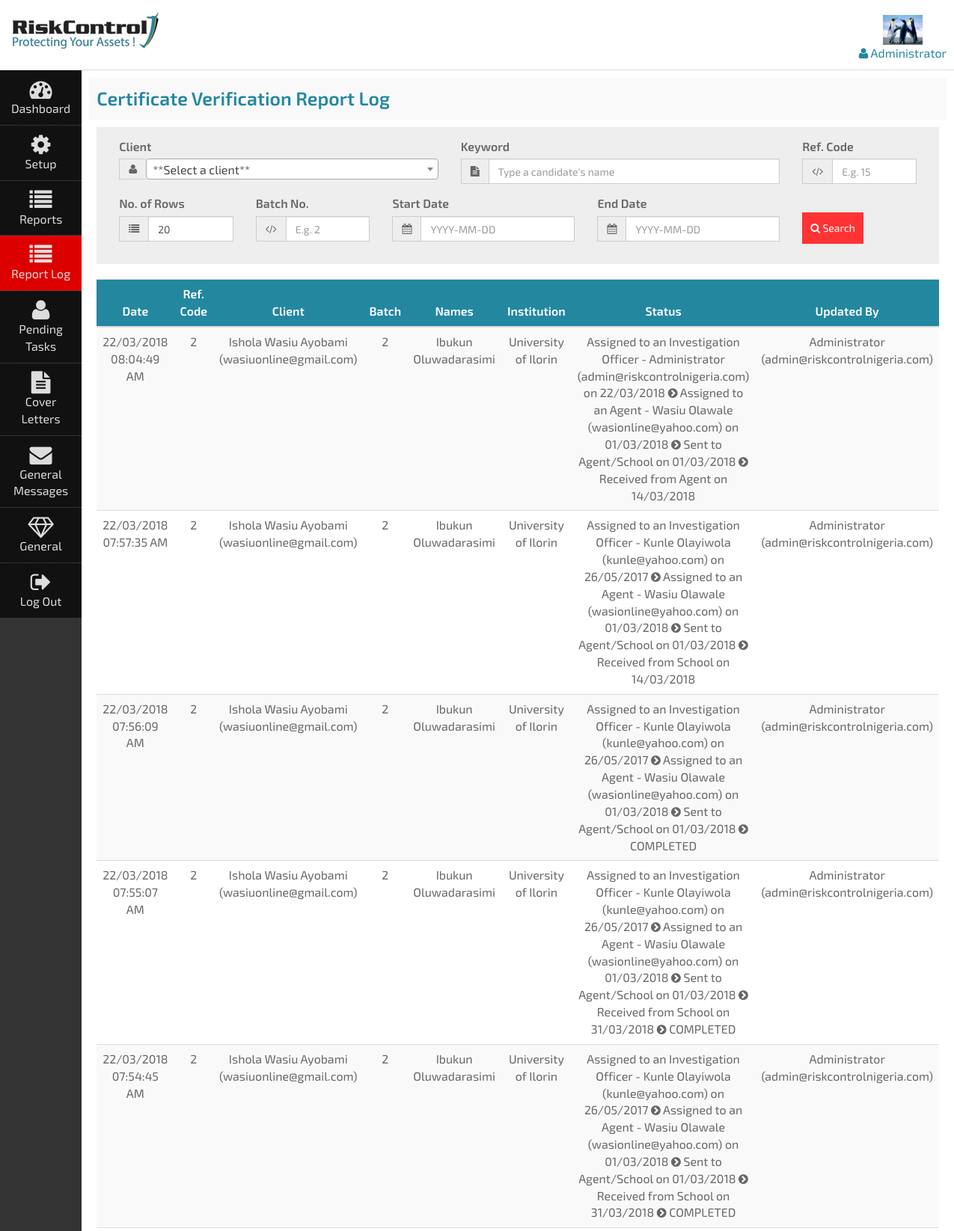
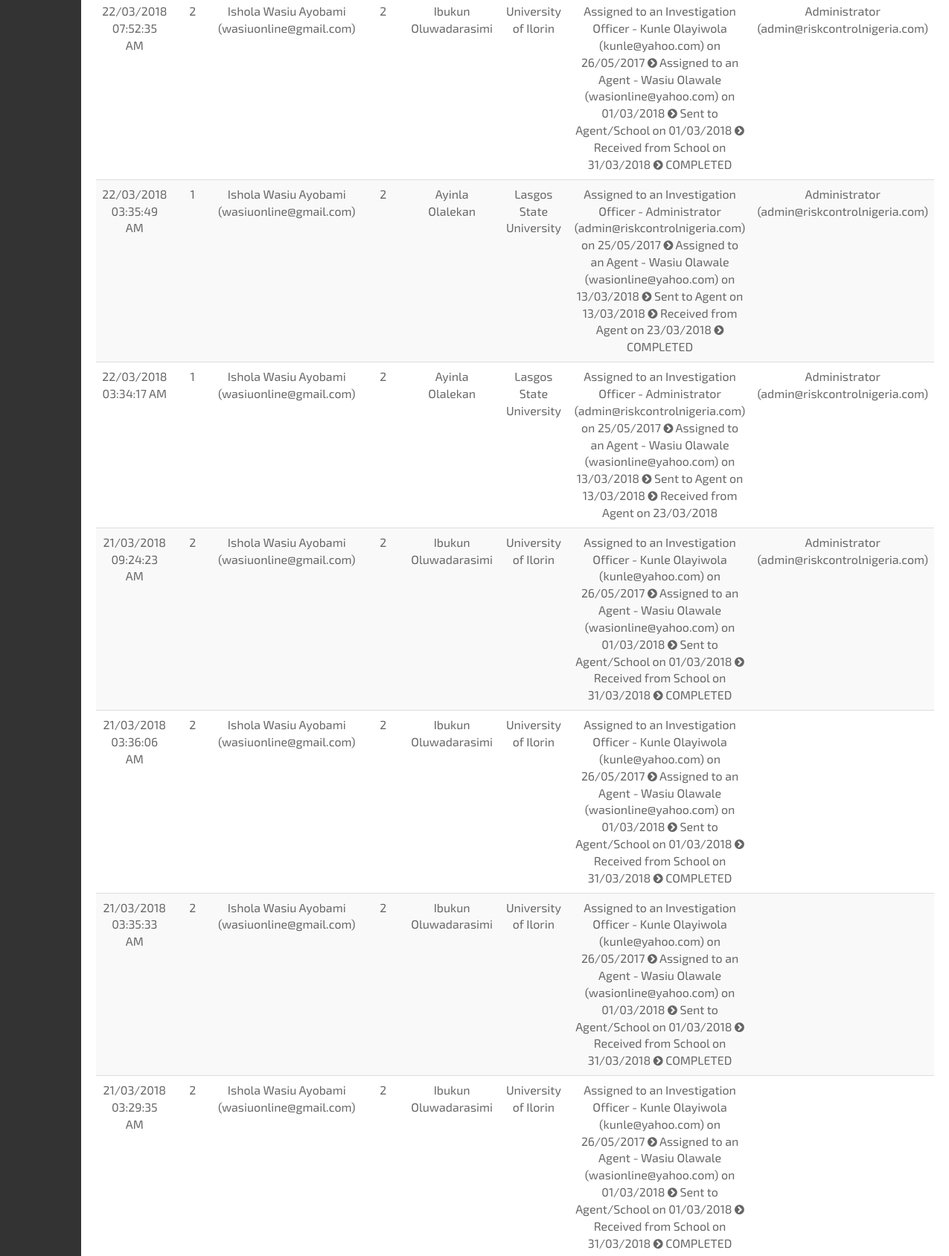
Screenshot of /users/cv-report-log.php (signed in, upper part) with the database file from the repository (2 pictures, top to bottom).
### tables this page shows
CREATE TABLE `reg_users` (
  `id` int(20) UNSIGNED NOT NULL,
  `name` varchar(50) NOT NULL DEFAULT '',
  `username` varchar(50) NOT NULL DEFAULT '',
  `password` varchar(250) NOT NULL DEFAULT '',
  `email` varchar(50) NOT NULL DEFAULT '',
  `designation` varchar(50) NOT NULL DEFAULT '',
  `telephone` varchar(50) NOT NULL DEFAULT '',
  `mobile` varchar(50) NOT NULL DEFAULT '',
  `contact_person` varchar(50) NOT NULL DEFAULT '',
  `staff_id` varchar(50) NOT NULL DEFAULT '',
  `address` varchar(200) NOT NULL DEFAULT '',
  `region` varchar(50) NOT NULL DEFAULT '',
  `city` varchar(50) NOT NULL DEFAULT '',
  `state` varchar(50) NOT NULL DEFAULT '',
  `state_of_origin` varchar(50) NOT NULL DEFAULT '',
  `education` varchar(50) NOT NULL DEFAULT '',
  `confidentiality_agreement` varchar(10) NOT NULL DEFAULT 'No',
  `date_registered` datetime NOT NULL DEFAULT '0000-00-00 00:00:00',
  `registered_by` int(11) UNSIGNED NOT NULL DEFAULT '0',
  `logged_in` tinyint(1) NOT NULL DEFAULT '0',
  `active` tinyint(1) NOT NULL DEFAULT '0',
  `blocked` tinyint(1) NOT NULL DEFAULT '0',
  `date_time` datetime NOT NULL DEFAULT '0000-00-00 00:00:00',
  `last_login` datetime NOT NULL DEFAULT '0000-00-00 00:00:00',
  `last_update` datetime NOT NULL DEFAULT '0000-00-00 00:00:00',
  `role_id` int(11) UNSIGNED NOT NULL DEFAULT '0',
  `admin` tinyint(1) NOT NULL DEFAULT '0',
  `super_admin` tinyint(1) NOT NULL DEFAULT '0',
  `client` tinyint(1) NOT NULL DEFAULT '0',
  `agent` tinyint(1) NOT NULL DEFAULT '0',
  `school` tinyint(1) NOT NULL DEFAULT '0'
);

CREATE TABLE `cv_reports_log` (
  `id` int(50) UNSIGNED NOT NULL,
  `reference_code` int(50) UNSIGNED NOT NULL DEFAULT '0',
  `client` varchar(100) NOT NULL DEFAULT '',
  `names` varchar(100) NOT NULL DEFAULT '',
  `institution` varchar(50) NOT NULL DEFAULT '',
  `batch` int(20) UNSIGNED NOT NULL DEFAULT '0',
  `status` varchar(300) NOT NULL DEFAULT '',
  `updated_by` int(50) UNSIGNED NOT NULL DEFAULT '0',
  `date_time` datetime NOT NULL DEFAULT '0000-00-00 00:00:00'
);

### classes/db-class.php (called while the page is built, shortened)
<?php
    class DB {
        protected $db_name = "FAjayi_bcportal";
        protected $db_user = "bcportal";
        protected $db_pass = "bcportal1()[]{}!";
        protected $db_host = "localhost";
        public $connection = '';
        public function connect() {
            $this->connection = mysqli_connect($this->db_host, $this->db_user, $this->db_pass, $this->db_name);
            mysqli_select_db($this->connection, $this->db_name);
            return true;
        }
      public function query($query="") {
            $result = null;
            if(trim($query) != ''){
                $result = mysqli_query($this->connection, $query);
            }
            return $result;
        }
        public function select($table, $where, $columns ='*', $order='', $limit='') {
            $sql = "SELECT $columns FROM $table $where $order $limit";
            $result = mysqli_query($this->connection, $sql);
            if($result){
                return $result;
            }else{
                return null;
            }
        }
    }
?>

### users/cv-report-log.php (the view, shortened to what this page needs)
<?php if(!isset($_REQUEST["gh"])){ include_once("../includes/admin-header.php");
}else{
include_once("../includes/gen-header.php");
} ?>
<?php
$pn = nr_input("pn");
$search_client = search_option("search_client");
$keyword = search_option("keyword");
$search_reference_code = search_option("search_reference_code");
$no_of_rows = search_option("no_of_rows");
$search_batch = search_option("search_batch");
$search_start_date = search_option("search_start_date");
$search_end_date = search_option("search_end_date");
$where = "WHERE id > '0'";
$where .= (!empty($search_client))?" AND client = '{$search_client}'":"";
$where .= (!empty($keyword))?" AND names LIKE '%{$keyword}%'":"";
$where .= (!empty($search_reference_code))?" AND reference_code = '{$search_reference_code}'":"";
$where .= (!empty($search_batch))?" AND batch = '{$search_batch}'":"";
$where .= (!empty($search_start_date) && !empty($search_end_date))?" AND date_time BETWEEN '{$search_start_date} 00:00:00' AND '{$search_end_date} 23:59:59'":"";
$where .= (!empty($search_start_date) && empty($search_end_date))?" AND date_time >= '{$search_start_date} 00:00:00'":"";
$where .= (empty($search_start_date) && !empty($search_end_date))?" AND date_time <= '{$search_end_date} 23:59:59'":"";
$per_view = 20;
$per_view = (!empty($no_of_rows))?$no_of_rows:$per_view;
?>
<div class="page-title">Certificate Verification Report Log</div>
<form action="<?php echo $admin; ?>cv-report-log" name="search_form" class="general-form" id="form-div" method="post" runat="server" autocomplete="off" enctype="multipart/form-data">
<div class="search-dates">
<div class="col-md-5">
<label for="search_client">Client</label>
<div class="form-group input-group">
<span class="input-group-addon"><i class="fa fa-user" aria-hidden="true"></i></span>
</div>
</div>
<div class="col-md-5">
<label for="keyword">Keyword</label>
<div class="form-group input-group">
<span class="input-group-addon"><i class="fa fa-file-text" aria-hidden="true"></i></span>
<input type="text" name="keyword" id="keyword" class="form-control" placeholder="Type a candidate&#039;s name" value="<?php check_inputted("keyword", $keyword); ?>">
</div>
</div>
<div class="col-md-2">
<label for="search_reference_code">Ref. Code</label>
<div class="form-group input-group">
<span class="input-group-addon"><i class="fa fa-code" aria-hidden="true"></i></span>
<input type="text" name="search_reference_code" id="search_reference_code" class="form-control only-no" placeholder="E.g. 15" value="<?php check_inputted("search_reference_code", $search_reference_code); ?>">
</div>
</div>
<div class="col-md-2">
<label for="no_of_rows">No. of Rows</label>
<div class="form-group input-group">
<span class="input-group-addon"><i class="fa fa-list" aria-hidden="true"></i></span>
<input type="text" name="no_of_rows" id="no_of_rows" class="form-control only-no" placeholder="E.g. 10" value="<?php check_inputted("no_of_rows", $per_view); ?>">
</div>
</div>
<div class="col-md-2">
<label for="search_batch">Batch No.</label>
<div class="form-group input-group">
<span class="input-group-addon"><i class="fa fa-code" aria-hidden="true"></i></span>
<input type="text" name="search_batch" id="search_batch" class="form-control only-no" placeholder="E.g. 2" value="<?php check_inputted("search_batch", $search_batch); ?>">
</div>
</div>
<div class="col-md-3">
<label for="search_start_date">Start Date</label>
<div class="form-group input-group">
<span class="input-group-addon"><i class="fa fa-calendar" aria-hidden="true"></i></span>
<input type="text" name="search_start_date" id="search_start_date" class="form-control gen-date" placeholder="YYYY-MM-DD" value="<?php check_inputted("search_start_date", $search_start_date); ?>">
</div>
</div>
<div class="col-md-3">
<label for="search_end_date">End Date</label>
<div class="form-group input-group">
<span class="input-group-addon"><i class="fa fa-calendar" aria-hidden="true"></i></span>
<input type="text" name="search_end_date" id="search_end_date" class="form-control gen-date" placeholder="YYYY-MM-DD" value="<?php check_inputted("search_end_date", $search_end_date); ?>">
</div>
</div>
<div class="col-md-2">
<br />
<button type="submit" class="btn gen-btn"><i class="fa fa-search"></i> Search</button>
</div>
</div>
</form>
<?php
$offset = ($per_view * $pn) - $per_view;
$result = $db->select("cv_reports_log", "$where", "*", "ORDER BY id DESC", "LIMIT {$offset},{$per_view}");
if(count_rows($result) > 0){
?>
<form style="overflow-x:auto;">
<table class="table table-striped table-hover">
<thead>
<tr class="gen-title">
<th>Date</th>
<th>Ref. Code</th>
<th>Client</th>
<th style="width:50px;">Batch</th>
<th>Names</th>
<th>Institution</th>
<th>Status</th>
<th>Updated By</th>
</tr>
</thead>
<tbody>
<?php
while($row = fetch_data($result)){
$reference_code = $row["reference_code"];
$client = $row["client"];
$client_name = in_table("name","reg_users","WHERE id = '{$client}'","name");
$client_email = in_table("email","reg_users","WHERE id = '{$client}'","email");
$names = $row["names"];
$institution = $row["institution"];
$batch = $row["batch"];
$status = $row["status"];
$updated_by = $row["updated_by"];
$updated_by_name = in_table("name","reg_users","WHERE id = '{$updated_by}'","name");
$updated_by_email = in_table("email","reg_users","WHERE id = '{$updated_by}'","email");
$updated_by = (!empty($updated_by))?"{$updated_by_name}<br>({$updated_by_email})":"";
$update_date = min_full_date($row["date_time"]);
?>
<tr>
<td><?php echo $update_date; ?></td>
<td style="width:30px;"><?php echo formatQty($reference_code); ?></td>
<td><?php echo "{$client_name}<br>({$client_email})"; ?></td>
<td><?php echo formatQty($batch); ?></td>
<td><?php echo $names; ?></td>
<td><?php echo $institution; ?></td>
<td><?php
$status = substr($status,0,-1);
$status = str_replace(","," <i class=\"fa fa-chevron-circle-right\" style=\"font-size:15px\"></i> ",$status);
echo $status;
?></td>
<td><?php echo $updated_by; ?></td>
</tr>
<?php
}
?>
</tbody>
</table>
</form>
<?php
}else{
echo "<div class='not-success'>No Background Checks report log found at the moment.</div>";
}
?>
<?php if(!isset($_REQUEST["gh"])){ ?>
</div>
</div>
</div>
<?php require_once("../includes/portal-footer.php"); } ?>

### includes/admin-header.php (shortened to what this page needs)
<?php
require_once("../classes/db-class.php");
require_once("functions.php");
?>
<!DOCTYPE html>
<html lang="en">
<head>
<link rel="stylesheet" href="css/bootstrap.css">
<link rel="stylesheet" href="css/font-awesome.css">
<link rel="stylesheet" href="css/portal.css">
<link rel="stylesheet" href="css/jquery-ui.css">
<link rel="stylesheet" href="css/select2.min.css">
</head>
<body>
<div class="header-wrapper" id="bodyDiv">
<div class="header">
<a href="<?php directory(); ?>" class="float-left logo-link"><img src="images/risk-control-logo.jpg"></a>
<span>
<?php
$file_array = glob("../images/users/{$id}pic*.*");
$file_name = ($file_array)?"images/" . $file_array[0]:"images/post.jpg";
?><a href="<?php echo $admin; ?>profile"><img src="<?php echo $file_name; ?>" ><br>
<i class="fa fa-user" aria-hidden="true"></i> <?php echo $user_name; ?></a>
</span>
</div>
</div>
<div class="portal-wrapper">
<div class="portal-nav portal-content">
<a href="<?php echo $admin; ?>" class="main-menu <?php echo current_page("index"); ?>"><i class="fa fa-dashboard" aria-hidden="true"></i> Dashboard</a>
<?php
if($is_admin == 1){
if(check_admin("manage_admin_users") == 1 || check_admin("admin_analysis") == 1 || check_admin("manage_clients") == 1 || check_admin("bulk_client_upload") == 1 || check_admin("manage_agents") == 1 || check_admin("manage_bc_verification_types") == 1 || check_admin("manage_bc_education_types") == 1 || check_admin("manage_status_types") == 1 || check_admin("manage_recommendation_types") == 1 || check_admin("role_management") == 1){
?>
<a id="setup-menu" class="main-menu <?php echo (!empty(current_page("manage-admin-users")) || !empty(current_page("admin-analysis")) || !empty(current_page("manage-clients")) || !empty(current_page("bulk-clients-data-upload")) || !empty(current_page("manage-agents")) || !empty(current_page("bc-verification-types")) || !empty(current_page("recommendation-types")) || !empty(current_page("bc-education-types")) || !empty(current_page("status-types")) || !empty(current_page("role-management")))?"main-current":""; ?>"><i class="fa fa-cog" aria-hidden="true"></i> Setup</a>
<?php }?>
<a id="report-menu" class="main-menu <?php echo (!empty(current_page("manage-bc-reports")) || !empty(current_page("manage-cv-reports")) || !empty(current_page("bulk-bc-reports")) || !empty(current_page("bulk-cv-reports")) || !empty(current_page("manage-clients-reports")) || !empty(current_page("manage-all-clients-files")))?"main-current":""; ?>"><i class="fa fa-list" aria-hidden="true"></i> Reports</a>
<a id="report-log-menu" class="main-menu <?php echo (!empty(current_page("bc-report-log")) || !empty(current_page("cv-report-log")))?"main-current":""; ?>"><i class="fa fa-list" aria-hidden="true"></i> Report Log</a>
<a id="status-log-menu" class="main-menu <?php echo (!empty(current_page("pending-verified-information")) || !empty(current_page("cv-pending-tasks")))?"main-current":""; ?>"><i class="fa fa-user" aria-hidden="true"></i> Pending Tasks</a>
<?php if(check_admin("manage_cover_letters") == 1){ ?>
<a id="cover-letter-menu" class="main-menu <?php echo (!empty(current_page("bc-cover-letter")) || !empty(current_page("cv-cover-letter")) || !empty(current_page("new-cv-cover-letter")) || !empty(current_page("bulk-cv-cover-letter")) || !empty(current_page("waec-cv-cover-letter")) || !empty(current_page("foreign-cv-cover-letter")) || !empty(current_page("verification-requests")) || !empty(current_page("verification-reminders")))?"main-current":""; ?>"><i class="fa fa-file-text" aria-hidden="true"></i> Cover Letters</a>
<?php } ?>
<?php if(check_admin("manage_general_messages") == 1){ ?>
<a id="gen-messages-menu" class="main-menu <?php echo (!empty(current_page("general-inbox")) || !empty(current_page("auto-sent-messages")) || !empty(current_page("general-sent-messages")) || !empty(current_page("new-message")))?"main-current":""; ?>"><i class="fa fa-envelope" aria-hidden="true"></i> General Messages</a>
<?php
}
}
?>
<a id="general-menu" class="main-menu <?php echo (!empty(current_page("inbox")) || !empty(current_page("sent-messages")) || !empty(current_page("profile")) || !empty(current_page("reset-password")))?"main-current":""; ?>"><i class="fa fa-diamond" aria-hidden="true"></i> General</a>
<a class="main-menu" onClick="javascript:my_confirm('Logout Confirmation','Are you sure you want to log out?','<?php echo $directory . $admin; ?>?logout=1');"><i class="fa fa-sign-out"></i> Log Out</a>
</div>
<div class="portal-body portal-content">
<div class="<?php echo (basename($_SERVER["PHP_SELF"],".php") == "index")?"portal-body-wrapper":"body-content form-div"; ?>">

### rows the page displays
reg_users: name "Administrator"
cv_reports_log: date_time "22/03/2018 08:04:49 AM", reference_code "2", client.name "Ishola Wasiu Ayobami", client.email "wasiuonline@gmail.com", batch "2", names "Ibukun Oluwadarasimi", institution "University of Ilorin", status "Assigned to an Investigation Officer - Administrator (admin@riskcontrolnigeria.com) on 22/03/2018 Assigned to an Agent - Wasiu Olawale (wasionline@yahoo.com) on 01/03/2018 Sent to Agent/School on 01/03/2018 Received from Agent on 14/03/2018", updated_by.name "Administrator", updated_by.email "admin@riskcontrolnigeria.com"
cv_reports_log: date_time "22/03/2018 07:57:35 AM", reference_code "2", client.name "Ishola Wasiu Ayobami", client.email "wasiuonline@gmail.com", batch "2", names "Ibukun Oluwadarasimi", institution "University of Ilorin", status "Assigned to an Investigation Officer - Kunle Olayiwola (kunle@yahoo.com) on 26/05/2017 Assigned to an Agent - Wasiu Olawale (wasionline@yahoo.com) on 01/03/2018 Sent to Agent/School on 01/03/2018 Received from School on 14/03/2018", updated_by.name "Administrator", updated_by.email "admin@riskcontrolnigeria.com"
cv_reports_log: date_time "22/03/2018 07:56:09 AM", reference_code "2", client.name "Ishola Wasiu Ayobami", client.email "wasiuonline@gmail.com", batch "2", names "Ibukun Oluwadarasimi", institution "University of Ilorin", status "Assigned to an Investigation Officer - Kunle Olayiwola (kunle@yahoo.com) on 26/05/2017 Assigned to an Agent - Wasiu Olawale (wasionline@yahoo.com) on 01/03/2018 Sent to Agent/School on 01/03/2018 COMPLETED", updated_by.name "Administrator", updated_by.email "admin@riskcontrolnigeria.com"
cv_reports_log: date_time "22/03/2018 07:55:07 AM", reference_code "2", client.name "Ishola Wasiu Ayobami", client.email "wasiuonline@gmail.com", batch "2", names "Ibukun Oluwadarasimi", institution "University of Ilorin", status "Assigned to an Investigation Officer - Kunle Olayiwola (kunle@yahoo.com) on 26/05/2017 Assigned to an Agent - Wasiu Olawale (wasionline@yahoo.com) on 01/03/2018 Sent to Agent/School on 01/03/2018 Received from School on 31/03/2018 COMPLETED", updated_by.name "Administrator", updated_by.email "admin@riskcontrolnigeria.com"
cv_reports_log: date_time "22/03/2018 07:54:45 AM", reference_code "2", client.name "Ishola Wasiu Ayobami", client.email "wasiuonline@gmail.com", batch "2", names "Ibukun Oluwadarasimi", institution "University of Ilorin", status "Assigned to an Investigation Officer - Kunle Olayiwola (kunle@yahoo.com) on 26/05/2017 Assigned to an Agent - Wasiu Olawale (wasionline@yahoo.com) on 01/03/2018 Sent to Agent/School on 01/03/2018 Received from School on 31/03/2018 COMPLETED", updated_by.name "Administrator", updated_by.email "admin@riskcontrolnigeria.com"
cv_reports_log: date_time "22/03/2018 07:52:35 AM", reference_code "2", client.name "Ishola Wasiu Ayobami", client.email "wasiuonline@gmail.com", batch "2", names "Ibukun Oluwadarasimi", institution "University of Ilorin", status "Assigned to an Investigation Officer - Kunle Olayiwola (kunle@yahoo.com) on 26/05/2017 Assigned to an Agent - Wasiu Olawale (wasionline@yahoo.com) on 01/03/2018 Sent to Agent/School on 01/03/2018 Received from School on 31/03/2018 COMPLETED", updated_by.name "Administrator", updated_by.email "admin@riskcontrolnigeria.com"
cv_reports_log: date_time "22/03/2018 03:35:49 AM", reference_code "1", client.name "Ishola Wasiu Ayobami", client.email "wasiuonline@gmail.com", batch "2", names "Ayinla Olalekan", institution "Lasgos State University", status "Assigned to an Investigation Officer - Administrator (admin@riskcontrolnigeria.com) on 25/05/2017 Assigned to an Agent - Wasiu Olawale (wasionline@yahoo.com) on 13/03/2018 Sent to Agent on 13/03/2018 Received from Agent on 23/03/2018 COMPLETED", updated_by.name "Administrator", updated_by.email "admin@riskcontrolnigeria.com"
cv_reports_log: date_time "22/03/2018 03:34:17 AM", reference_code "1", client.name "Ishola Wasiu Ayobami", client.email "wasiuonline@gmail.com", batch "2", names "Ayinla Olalekan", institution "Lasgos State University", status "Assigned to an Investigation Officer - Administrator (admin@riskcontrolnigeria.com) on 25/05/2017 Assigned to an Agent - Wasiu Olawale (wasionline@yahoo.com) on 13/03/2018 Sent to Agent on 13/03/2018 Received from Agent on 23/03/2018", updated_by.name "Administrator", updated_by.email "admin@riskcontrolnigeria.com"
cv_reports_log: date_time "21/03/2018 09:24:23 AM", reference_code "2", client.name "Ishola Wasiu Ayobami", client.email "wasiuonline@gmail.com", batch "2", names "Ibukun Oluwadarasimi", institution "University of Ilorin", status "Assigned to an Investigation Officer - Kunle Olayiwola (kunle@yahoo.com) on 26/05/2017 Assigned to an Agent - Wasiu Olawale (wasionline@yahoo.com) on 01/03/2018 Sent to Agent/School on 01/03/2018 Received from School on 31/03/2018 COMPLETED", updated_by.name "Administrator", updated_by.email "admin@riskcontrolnigeria.com"
cv_reports_log: date_time "21/03/2018 03:36:06 AM", reference_code "2", client.name "Ishola Wasiu Ayobami", client.email "wasiuonline@gmail.com", batch "2", names "Ibukun Oluwadarasimi", institution "University of Ilorin", status "Assigned to an Investigation Officer - Kunle Olayiwola (kunle@yahoo.com) on 26/05/2017 Assigned to an Agent - Wasiu Olawale (wasionline@yahoo.com) on 01/03/2018 Sent to Agent/School on 01/03/2018 Received from School on 31/03/2018 COMPLETED"
cv_reports_log: date_time "21/03/2018 03:35:33 AM", reference_code "2", client.name "Ishola Wasiu Ayobami", client.email "wasiuonline@gmail.com", batch "2", names "Ibukun Oluwadarasimi", institution "University of Ilorin", status "Assigned to an Investigation Officer - Kunle Olayiwola (kunle@yahoo.com) on 26/05/2017 Assigned to an Agent - Wasiu Olawale (wasionline@yahoo.com) on 01/03/2018 Sent to Agent/School on 01/03/2018 Received from School on 31/03/2018 COMPLETED"
cv_reports_log: date_time "21/03/2018 03:29:35 AM", reference_code "2", client.name "Ishola Wasiu Ayobami", client.email "wasiuonline@gmail.com", batch "2", names "Ibukun Oluwadarasimi", institution "University of Ilorin", status "Assigned to an Investigation Officer - Kunle Olayiwola (kunle@yahoo.com) on 26/05/2017 Assigned to an Agent - Wasiu Olawale (wasionline@yahoo.com) on 01/03/2018 Sent to Agent/School on 01/03/2018 Received from School on 31/03/2018 COMPLETED"
